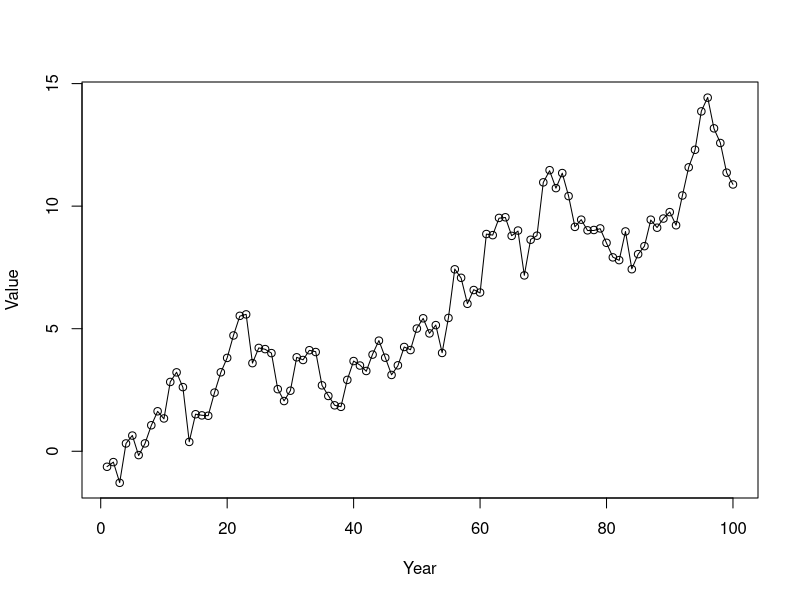

Write R code to recreate this figure. (Note: this script raises an error after producing the figure.)
# Why do sd estimates from process model not equal emprical estimates
set.seed(1) # for reproducibility

nT <- 100#0 # length of time series
true_states_i <- vector(mode = "numeric", length = nT)
true_states_i[1] <- rnorm(n = 1) # intial condition
sd_pro <- 1
for (i in 2:nT) {
  true_states_i[i] <- true_states_i[i-1] + rnorm(n = 1, sd = sd_pro) # step forward with process error
}

sd_obs <- .01
observations_i <- true_states_i + rnorm(n = length(true_states_i), sd = sd_obs) # add observation error

# plot it 
plot(true_states_i, xlab = "Year", ylab = "Value", type = "l")
points(observations_i)

# Fit model that uses commercial landings to predict recreational
fit <- stan(file = "impute_recland_usecom.stan", 
            data = list(rland_obs = rland_obs,
                        N_obs = N_obs,
                        N_mis = N_mis,
                        cland4obs = cland[which(!is.na(df_landings$rland))],
                        cland4mis = cland[which(is.na(df_landings$rland))]),
            iter = 1e4)

print(fit)

# # Compile model
# library(TMB)
# 
# Version <- "sd_investigate"
# compile( paste0(Version,".cpp") )
# 
# # Setup data
# Data <- list("observations_i" = observations_i)
# 
# # Setup parameters and starting values
# Parameters <- list("estimates_i" = rep(0, times = length(observations_i)),
#                    "log_sigma_pro" = 0,
#                    "log_sigma_obs" = 0)
# 
# # Build object
# dyn.load(dynlib(Version))
# Obj <- MakeADFun(data = Data, 
#                  parameters = Parameters,
#                  random = "estimates_i")
# 
# # Optimize
# Opt <- TMBhelper::Optimize(obj = Obj, newtonsteps = 1)
# 
# # Report out the ADREPORT vars
# Report_sd <- TMB::sdreport(Obj)
# 
# # Plot estimated and observed
# library(dplyr)
# library(tidyr)
# 
# df2plot_estimates <-
#   data.frame(Estimate = Report_sd$value,
#              estimateUpperCI = Report_sd$value + 1.96 * Report_sd$sd,
#              estimateLowerCI = Report_sd$value - 1.96 * Report_sd$sd,
#              variable = names(Report_sd$value)) %>%
#   dplyr::filter(variable == "estimates_i") %>%
#   dplyr::mutate(`True state` = true_states_i,
#                 Observations = observations_i,
#                 Year = 1:length(observations_i)) %>%
#   dplyr::select(-variable) %>%
#   tidyr::gather(variable, Value, -Year, -estimateUpperCI, -estimateLowerCI)
# 
# 
# library(ggplot2)
# (ggplot(data = df2plot_estimates, aes(x = Year, y = Value)) +
#     geom_point(data = dplyr::filter(df2plot_estimates, variable == "Observations"), 
#                shape = "o", size = 3.5) +
#     geom_line(data = dplyr::filter(df2plot_estimates, variable != "Observations"),
#               aes(color = variable)) +
#     geom_ribbon(aes(ymin = estimateLowerCI, ymax = estimateUpperCI), 
#                 fill = "blue", color = NA, alpha = 0.2) +
#     scale_color_manual(values = c("blue", "black")) +
#     theme_bw() +
#     theme(legend.title = element_blank()))
# 
# # Plot error sd estimates
# library(magrittr)
# estimates_i <- 
#   df2plot_estimates %>% 
#   dplyr::filter(variable == "Estimate") %$%
#   Value
# 
# # Calculated derived sds (from fit)
# derived_sigma_pro <- sd(estimates_i[2:nT] - estimates_i[1:(nT-1)])
# derived_sigma_obs <- sd(estimates_i - observations_i)
# 
# df2plot <-
#   data.frame(variable = "Process error sd",
#              tru = sd_pro,
#              sim = sd(true_states_i[2:nT] - true_states_i[1:(nT-1)]), #simulated sd
#              der = derived_sigma_pro,
#              est = Report_sd$value["sigma_pro"],
#              sd  = Report_sd$sd[1]) %>%
#   rbind(data.frame(variable = "Observation error sd",
#                    tru = sd_obs,
#                    sim = sd(true_states_i - observations_i), #simulated
#                    der = derived_sigma_obs,
#                    est = Report_sd$value["sigma_obs"],
#                    sd  = Report_sd$sd[2]))
# 
# 
# ggplot(df2plot, aes(y = variable)) +
#   geom_point( aes(x = tru), color = "red", size  = 3) +
#   geom_point( aes(x = est), color = "blue", size = 3) +
#   geom_point( aes(x = der), color = "black", size = 3) +
#   #geom_point( aes(x = sim), color = "purple", size = 3) +
#   geom_errorbarh(aes(xmin = est - 1.96*sd,
#                      xmax = est + 1.96*sd), height = 0.1, color = "blue") +
#   theme_bw() +
#   ylab("") +
#   xlab("Value") +
#   theme(axis.title = element_text(size = 16),
#         axis.text = element_text(size = 14))# +
#   #xlim(c(0,2))
# 
# # Do you get a better likelihood if you use the derived sd?
# nll_derived <- Obj$fn(c(log(derived_sigma_pro), log(derived_sigma_obs)))
# nll_mle     <- Obj$fn(Opt$par) # using MLE's
# 
# (nll_mle < nll_derived)
# # MLE nll is lower than the derived nll, so it makes sense.

